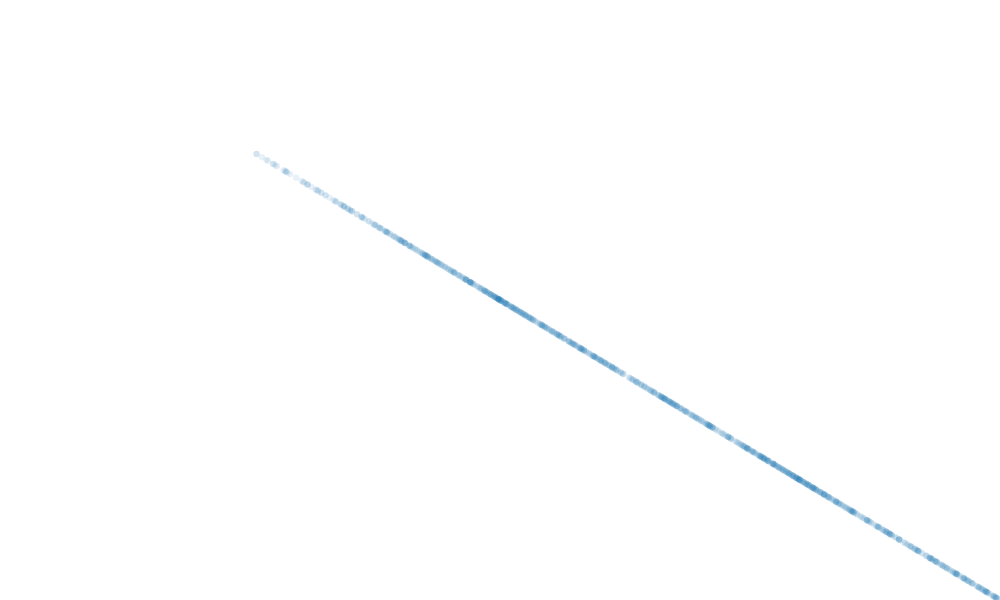

Write a Vega-Lite specification for this figure.
### Vega specification from a JSON file in a GitHub repository (floating-point values rounded to 4 significant figures)
{"$schema": "https://vega.github.io/schema/vega/v5.json", "description": "An animated scatterplot with N points", "width": 500, "height": 300, "autosize": "none", "signals": [{"name": "t", "value": 0, "on": [{"events": {"type": "timer", "throttle": 33}, "update": "(now() / 1000)"}]}, {"name": "N", "value": 1000, "bind": {"input": "range", "min": 1000, "max": 300000, "step": 1000}}], "data": [{"name": "points", "transform": [{"type": "sequence", "start": 0, "stop": {"signal": "N"}}, {"type": "formula", "expr": "random() * 3.1415926", "as": "u"}, {"type": "formula", "expr": "random() * 3.1415926", "as": "v"}]}], "marks": [{"type": "symbol", "from": {"data": "points"}, "clip": true, "encode": {"enter": {"fillOpacity": {"value": 0.1}, "fill": {"value": "#1f77b4"}, "size": {"value": 10}}, "update": {"x": {"signal": "(cos(datum.v + t * 2.1) + sin(datum.u + t)) / 2 * 250 + 250"}, "y": {"signal": "(cos(datum.v + t) + sin(datum.u + t * 3.3)) / 2 * 150 + 150"}}}}]}
